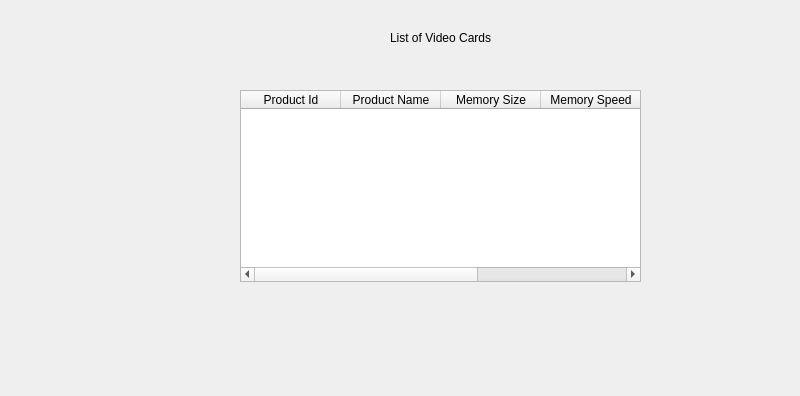
<?xml version="1.0" encoding="UTF-8"?>
<ui version="4.0">
 <class>Form</class>
 <widget class="QWidget" name="Form">
  <property name="geometry">
   <rect>
    <x>0</x>
    <y>0</y>
    <width>800</width>
    <height>396</height>
   </rect>
  </property>
  <property name="windowTitle">
   <string>RAMs</string>
  </property>
  <widget class="QLabel" name="label">
   <property name="geometry">
    <rect>
     <x>390</x>
     <y>30</y>
     <width>121</width>
     <height>16</height>
    </rect>
   </property>
   <property name="text">
    <string>List of Video Cards</string>
   </property>
  </widget>
  <widget class="QTableWidget" name="tableWidgetGPUs">
   <property name="geometry">
    <rect>
     <x>240</x>
     <y>90</y>
     <width>401</width>
     <height>192</height>
    </rect>
   </property>
   <column>
    <property name="text">
     <string>Product Id</string>
    </property>
   </column>
   <column>
    <property name="text">
     <string>Product Name</string>
    </property>
   </column>
   <column>
    <property name="text">
     <string>Memory Size</string>
    </property>
   </column>
   <column>
    <property name="text">
     <string>Memory Speed</string>
    </property>
   </column>
   <column>
    <property name="text">
     <string>Price</string>
    </property>
   </column>
  </widget>
 </widget>
 <resources/>
 <connections/>
</ui>
